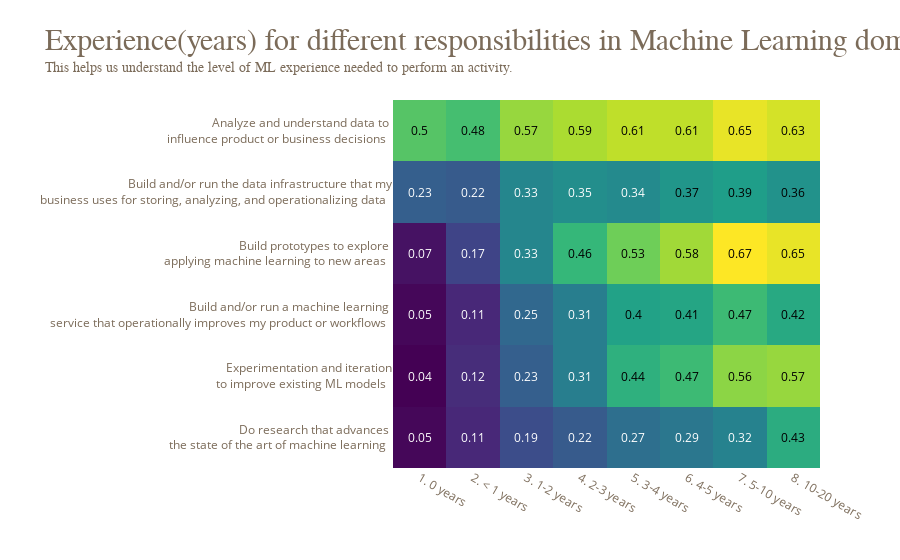

Notebook code cell kept with this figure:
### Code cell
# HEATMAP

years_ml_in_scope = list(map_ml_experience.values())[0:-1]
years_ml_in_scope = years_ml_in_scope[0:-1]

ml_activities = [col for col in scope_df.columns if col.startswith("Q28")]
# Exclude None and others
ml_activities = ml_activities[:-2]

ml_activities.reverse()
x = years_ml_in_scope
y = ['Do research that advances <br> the state of the art of machine learning',
 'Experimentation and iteration<br> to improve existing ML models',
 'Build and/or run a machine learning <br>service that operationally improves my product or workflows',
 'Build prototypes to explore <br>applying machine learning to new areas',
 'Build and/or run the data infrastructure that my<br> business uses for storing, analyzing, and operationalizing data',
 'Analyze and understand data to <br>influence product or business decisions']

z = []

for activity in ml_activities:
    tmp = []
    for years in years_ml_in_scope:
        tmp.append(round((scope_df[scope_df["Q16"] == years][activity].count() / scope_df[scope_df["Q16"] == years].shape[0]),2)) 
    z.append(tmp)

create_heatmap(z, x, y, z, "viridis", "Experience(years) for different responsibilities in Machine Learning domain ", subtitle="This helps us understand the level of ML experience needed to perform an activity.")

### Figure 1 — Plotly figure (JSON) as saved in the notebook; plotly's stock layout.template omitted (floating-point values rounded to 4 significant figures)
{"data": [{"colorscale": [[0, "#440154"], [0.1111, "#482878"], [0.2222, "#3e4989"], [0.3333, "#31688e"], [0.4444, "#26828e"], [0.5556, "#1f9e89"], [0.6667, "#35b779"], [0.7778, "#6ece58"], [0.8889, "#b5de2b"], [1, "#fde725"]], "reversescale": false, "showscale": false, "type": "heatmap", "x": ["1. 0 years", "2. < 1 years", "3. 1-2 years", "4. 2-3 years", "5. 3-4 years", "6. 4-5 years", "7. 5-10 years", "8. 10-20 years"], "y": ["Do research that advances <br> the state of the art of machine learning", "Experimentation and iteration<br> to improve existing ML models", "Build and/or run a machine learning <br>service that operationally improves my product or workflows", "Build prototypes to explore <br>applying machine learning to new areas", "Build and/or run the data infrastructure that my<br> business uses for storing, analyzing, and operationalizing data", "Analyze and understand data to <br>influence product or business decisions"], "z": [[0.05, 0.11, 0.19, 0.22, 0.27, 0.29, 0.32, 0.43], [0.04, 0.12, 0.23, 0.31, 0.44, 0.47, 0.56, 0.57], [0.05, 0.11, 0.25, 0.31, 0.4, 0.41, 0.47, 0.42], [0.07, 0.17, 0.33, 0.46, 0.53, 0.58, 0.67, 0.65], [0.23, 0.22, 0.33, 0.35, 0.34, 0.37, 0.39, 0.36], [0.5, 0.48, 0.57, 0.59, 0.61, 0.61, 0.65, 0.63]]}], "layout": {"annotations": [{"font": {"color": "#FFFFFF"}, "showarrow": false, "text": "0.05", "x": "1. 0 years", "xref": "x", "y": "Do research that advances <br> the state of the art of machine learning", "yref": "y"}, {"font": {"color": "#FFFFFF"}, "showarrow": false, "text": "0.11", "x": "2. < 1 years", "xref": "x", "y": "Do research that advances <br> the state of the art of machine learning", "yref": "y"}, {"font": {"color": "#FFFFFF"}, "showarrow": false, "text": "0.19", "x": "3. 1-2 years", "xref": "x", "y": "Do research that advances <br> the state of the art of machine learning", "yref": "y"}, {"font": {"color": "#FFFFFF"}, "showarrow": false, "text": "0.22", "x": "4. 2-3 years", "xref": "x", "y": "Do research that advances <br> the state of the art of machine learning", "yref": "y"}, {"font": {"color": "#FFFFFF"}, "showarrow": false, "text": "0.27", "x": "5. 3-4 years", "xref": "x", "y": "Do research that advances <br> the state of the art of machine learning", "yref": "y"}, {"font": {"color": "#FFFFFF"}, "showarrow": false, "text": "0.29", "x": "6. 4-5 years", "xref": "x", "y": "Do research that advances <br> the state of the art of machine learning", "yref": "y"}, {"font": {"color": "#FFFFFF"}, "showarrow": false, "text": "0.32", "x": "7. 5-10 years", "xref": "x", "y": "Do research that advances <br> the state of the art of machine learning", "yref": "y"}, {"font": {"color": "#000000"}, "showarrow": false, "text": "0.43", "x": "8. 10-20 years", "xref": "x", "y": "Do research that advances <br> the state of the art of machine learning", "yref": "y"}, {"font": {"color": "#FFFFFF"}, "showarrow": false, "text": "0.04", "x": "1. 0 years", "xref": "x", "y": "Experimentation and iteration<br> to improve existing ML models", "yref": "y"}, {"font": {"color": "#FFFFFF"}, "showarrow": false, "text": "0.12", "x": "2. < 1 years", "xref": "x", "y": "Experimentation and iteration<br> to improve existing ML models", "yref": "y"}, {"font": {"color": "#FFFFFF"}, "showarrow": false, "text": "0.23", "x": "3. 1-2 years", "xref": "x", "y": "Experimentation and iteration<br> to improve existing ML models", "yref": "y"}, {"font": {"color": "#FFFFFF"}, "showarrow": false, "text": "0.31", "x": "4. 2-3 years", "xref": "x", "y": "Experimentation and iteration<br> to improve existing ML models", "yref": "y"}, {"font": {"color": "#000000"}, "showarrow": false, "text": "0.44", "x": "5. 3-4 years", "xref": "x", "y": "Experimentation and iteration<br> to improve existing ML models", "yref": "y"}, {"font": {"color": "#000000"}, "showarrow": false, "text": "0.47", "x": "6. 4-5 years", "xref": "x", "y": "Experimentation and iteration<br> to improve existing ML models", "yref": "y"}, {"font": {"color": "#000000"}, "showarrow": false, "text": "0.56", "x": "7. 5-10 years", "xref": "x", "y": "Experimentation and iteration<br> to improve existing ML models", "yref": "y"}, {"font": {"color": "#000000"}, "showarrow": false, "text": "0.57", "x": "8. 10-20 years", "xref": "x", "y": "Experimentation and iteration<br> to improve existing ML models", "yref": "y"}, {"font": {"color": "#FFFFFF"}, "showarrow": false, "text": "0.05", "x": "1. 0 years", "xref": "x", "y": "Build and/or run a machine learning <br>service that operationally improves my product or workflows", "yref": "y"}, {"font": {"color": "#FFFFFF"}, "showarrow": false, "text": "0.11", "x": "2. < 1 years", "xref": "x", "y": "Build and/or run a machine learning <br>service that operationally improves my product or workflows", "yref": "y"}, {"font": {"color": "#FFFFFF"}, "showarrow": false, "text": "0.25", "x": "3. 1-2 years", "xref": "x", "y": "Build and/or run a machine learning <br>service that operationally improves my product or workflows", "yref": "y"}, {"font": {"color": "#FFFFFF"}, "showarrow": false, "text": "0.31", "x": "4. 2-3 years", "xref": "x", "y": "Build and/or run a machine learning <br>service that operationally improves my product or workflows", "yref": "y"}, {"font": {"color": "#000000"}, "showarrow": false, "text": "0.4", "x": "5. 3-4 years", "xref": "x", "y": "Build and/or run a machine learning <br>service that operationally improves my product or workflows", "yref": "y"}, {"font": {"color": "#000000"}, "showarrow": false, "text": "0.41", "x": "6. 4-5 years", "xref": "x", "y": "Build and/or run a machine learning <br>service that operationally improves my product or workflows", "yref": "y"}, {"font": {"color": "#000000"}, "showarrow": false, "text": "0.47", "x": "7. 5-10 years", "xref": "x", "y": "Build and/or run a machine learning <br>service that operationally improves my product or workflows", "yref": "y"}, {"font": {"color": "#000000"}, "showarrow": false, "text": "0.42", "x": "8. 10-20 years", "xref": "x", "y": "Build and/or run a machine learning <br>service that operationally improves my product or workflows", "yref": "y"}, {"font": {"color": "#FFFFFF"}, "showarrow": false, "text": "0.07", "x": "1. 0 years", "xref": "x", "y": "Build prototypes to explore <br>applying machine learning to new areas", "yref": "y"}, {"font": {"color": "#FFFFFF"}, "showarrow": false, "text": "0.17", "x": "2. < 1 years", "xref": "x", "y": "Build prototypes to explore <br>applying machine learning to new areas", "yref": "y"}, {"font": {"color": "#FFFFFF"}, "showarrow": false, "text": "0.33", "x": "3. 1-2 years", "xref": "x", "y": "Build prototypes to explore <br>applying machine learning to new areas", "yref": "y"}, {"font": {"color": "#000000"}, "showarrow": false, "text": "0.46", "x": "4. 2-3 years", "xref": "x", "y": "Build prototypes to explore <br>applying machine learning to new areas", "yref": "y"}, {"font": {"color": "#000000"}, "showarrow": false, "text": "0.53", "x": "5. 3-4 years", "xref": "x", "y": "Build prototypes to explore <br>applying machine learning to new areas", "yref": "y"}, {"font": {"color": "#000000"}, "showarrow": false, "text": "0.58", "x": "6. 4-5 years", "xref": "x", "y": "Build prototypes to explore <br>applying machine learning to new areas", "yref": "y"}, {"font": {"color": "#000000"}, "showarrow": false, "text": "0.67", "x": "7. 5-10 years", "xref": "x", "y": "Build prototypes to explore <br>applying machine learning to new areas", "yref": "y"}, {"font": {"color": "#000000"}, "showarrow": false, "text": "0.65", "x": "8. 10-20 years", "xref": "x", "y": "Build prototypes to explore <br>applying machine learning to new areas", "yref": "y"}, {"font": {"color": "#FFFFFF"}, "showarrow": false, "text": "0.23", "x": "1. 0 years", "xref": "x", "y": "Build and/or run the data infrastructure that my<br> business uses for storing, analyzing, and operationalizing data", "yref": "y"}, {"font": {"color": "#FFFFFF"}, "showarrow": false, "text": "0.22", "x": "2. < 1 years", "xref": "x", "y": "Build and/or run the data infrastructure that my<br> business uses for storing, analyzing, and operationalizing data", "yref": "y"}, {"font": {"color": "#FFFFFF"}, "showarrow": false, "text": "0.33", "x": "3. 1-2 years", "xref": "x", "y": "Build and/or run the data infrastructure that my<br> business uses for storing, analyzing, and operationalizing data", "yref": "y"}, {"font": {"color": "#FFFFFF"}, "showarrow": false, "text": "0.35", "x": "4. 2-3 years", "xref": "x", "y": "Build and/or run the data infrastructure that my<br> business uses for storing, analyzing, and operationalizing data", "yref": "y"}, {"font": {"color": "#FFFFFF"}, "showarrow": false, "text": "0.34", "x": "5. 3-4 years", "xref": "x", "y": "Build and/or run the data infrastructure that my<br> business uses for storing, analyzing, and operationalizing data", "yref": "y"}, {"font": {"color": "#000000"}, "showarrow": false, "text": "0.37", "x": "6. 4-5 years", "xref": "x", "y": "Build and/or run the data infrastructure that my<br> business uses for storing, analyzing, and operationalizing data", "yref": "y"}, {"font": {"color": "#000000"}, "showarrow": false, "text": "0.39", "x": "7. 5-10 years", "xref": "x", "y": "Build and/or run the data infrastructure that my<br> business uses for storing, analyzing, and operationalizing data", "yref": "y"}, {"font": {"color": "#000000"}, "showarrow": false, "text": "0.36", "x": "8. 10-20 years", "xref": "x", "y": "Build and/or run the data infrastructure that my<br> business uses for storing, analyzing, and operationalizing data", "yref": "y"}, {"font": {"color": "#000000"}, "showarrow": false, "text": "0.5", "x": "1. 0 years", "xref": "x", "y": "Analyze and understand data to <br>influence product or business decisions", "yref": "y"}, {"font": {"color": "#000000"}, "showarrow": false, "text": "0.48", "x": "2. < 1 years", "xref": "x", "y": "Analyze and understand data to <br>influence product or business decisions", "yref": "y"}, {"font": {"color": "#000000"}, "showarrow": false, "text": "0.57", "x": "3. 1-2 years", "xref": "x", "y": "Analyze and understand data to <br>influence product or business decisions", "yref": "y"}, {"font": {"color": "#000000"}, "showarrow": false, "text": "0.59", "x": "4. 2-3 years", "xref": "x", "y": "Analyze and understand data to <br>influence product or business decisions", "yref": "y"}, {"font": {"color": "#000000"}, "showarrow": false, "text": "0.61", "x": "5. 3-4 years", "xref": "x", "y": "Analyze and understand data to <br>influence product or business decisions", "yref": "y"}, {"font": {"color": "#000000"}, "showarrow": false, "text": "0.61", "x": "6. 4-5 years", "xref": "x", "y": "Analyze and understand data to <br>influence product or business decisions", "yref": "y"}, {"font": {"color": "#000000"}, "showarrow": false, "text": "0.65", "x": "7. 5-10 years", "xref": "x", "y": "Analyze and understand data to <br>influence product or business decisions", "yref": "y"}, {"font": {"color": "#000000"}, "showarrow": false, "text": "0.63", "x": "8. 10-20 years", "xref": "x", "y": "Analyze and understand data to <br>influence product or business decisions", "yref": "y"}], "font": {"color": "#7b6b59"}, "title": {"text": "<span style='font-size:30px; font-family:Times New Roman'>Experience(years) for different responsibilities in Machine Learning domain </span><br><span style='font-size:14px; font-family:Helvetica'>This helps us understand the level of ML experience needed to perform an activity.</b></span>"}, "xaxis": {"dtick": 1, "gridcolor": "rgb(0, 0, 0)", "side": "bottom", "ticks": "", "title": {"text": ""}}, "yaxis": {"dtick": 1, "ticks": "", "ticksuffix": "  ", "title": {"text": ""}}}}
